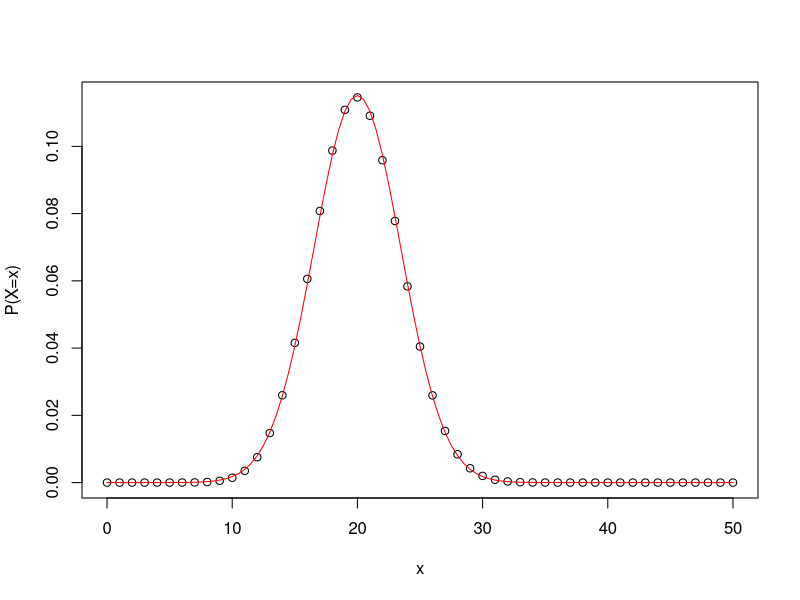

The R source for this figure:
task1 <- function() {
    sample <- seq(0, 15, by = 1)
    plot(sample, dhyper(sample, 25, 100, 15))
}

task2 <- function() {
    sample <- seq(5, 12, by = 1)
    print(sum(dhyper(sample, 25, 100, 15)))
}

task3 <- function() {
    curve(dexp(x, 0.6), 0, 10)
    curve(dexp(x, 0.3),0,10, add = TRUE, col = 'red')
}

task6 <- function() {
    par(mfrow = c(2, 1))
    x <- 0:50
    plot(x, dbinom(x, 50, 0.08), type = "h", ylim = c(0, 0.25))
    plot(x, dpois(x, 4), type = "h", ylim = c(0,0.25))
}

task7 <- function() {
    par(mfrow = c(1, 1))
    sample <- 0:50
    plot(sample, dbinom(sample, 50, 0.4), xlab = "x", ylab = "P(X=x)")
    curve(dnorm(x, 20,sqrt(12)), from = 0, to = 50, col = 'red', add = TRUE)
}

task7()